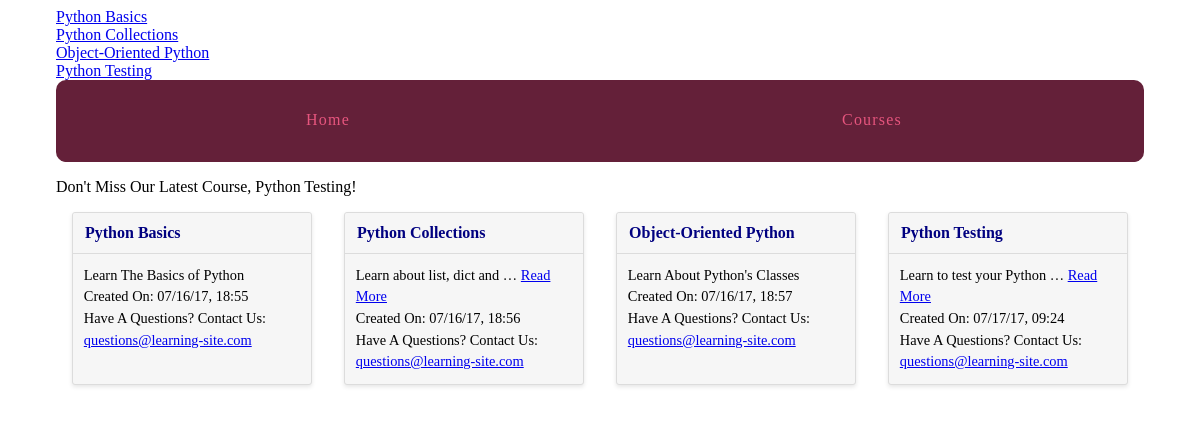
The app's page /courses/, older data.
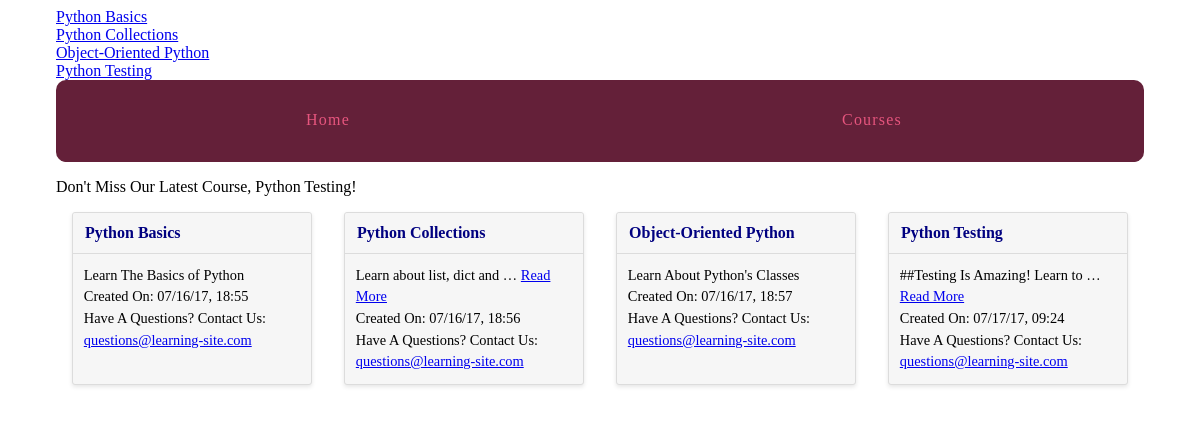
The same page, newer data.
### courses/models.py (models this page shows)
class Course(models.Model):
	created_at = models.DateTimeField(auto_now_add=True)
	title = models.CharField(max_length=255)
	description = models.TextField()
	def __str__(self):
		return self.title

### courses/views.py (the view)
def course_list(request):
	courses = Course.objects.all()
	email = 'questions@learning-site.com'
	context = {'courses': courses, 'email': email}
	return render(request, 'courses/course_list.html', context)

### courses/templatetags/course_extras.py (called while the page is built)
@register.simple_tag
def newest_course():
	return Course.objects.latest('created_at')

@register.inclusion_tag('courses/course_nav.html')
def nav_courses_list():
	courses = Course.objects.all()
	return {'courses': courses}

### courses/templates/courses/course_list.html
{% extends 'layout.html' %}
{% load static from staticfiles %}
{% block static %}
<link rel='stylesheet' href="{% static 'courses/css/courses.css' %}">
{% endblock %}
{% block content %}
<div class='cards'>
	{% for course in courses %}
	<div class=card>
		<header><a href="{% url 'courses:detail' pk=course.pk %}">{{course.title}}</a></header>
		<div class='card-copy'>
		{% if course.description|wordcount <= 5 %}
			{{course.description}}
		{% else %}
			{{ course.description|truncatewords:5 }}
			<a href="{% url 'courses:detail' pk=course.pk %}">Read More</a>
		{% endif %}
		<div>Created On: {{ course.created_at|date:'m/d/y, H:i' }}</div>
		<div>Have A Questions? Contact Us: {{ email|urlize }}</div>
		</div>
	</div>
	{% endfor %}
</div>
{% endblock %}

### templates/layout.html (shortened to what this page needs)
{% load static from staticfiles %}
{% load course_extras %}
<!DOCTYPE html>
<html>
	<head>
		<link rel='stylesheet' href="{% static 'css/layout.css' %}">
		{% block static %} {% endblock %}
	</head>
	<body>
	<div class='site-container'>
		<div>{% nav_courses_list %}
		<nav>
			<a href="{% url 'views.hello_world' %}">Home</a>
			<a href="{% url 'courses:list' %}">Courses</a>
		</nav>
	<p>Don't Miss Our Latest Course, {% newest_course %}!</p>
	{% block content %}{% endblock content %}
	</div>
	</body>
</html>

### courses/templates/courses/course_nav.html
{% for course in courses %}
	<div><a href="{% url 'courses:detail' pk=course.pk %}" >{{ course.title }}</a></div>
{% endfor %}

Row changes from the older to the newer data that the page shows:
changed Course "Python Testing": description "Learn to test your Python …" → "##Testing Is Amazing! Learn to …"
